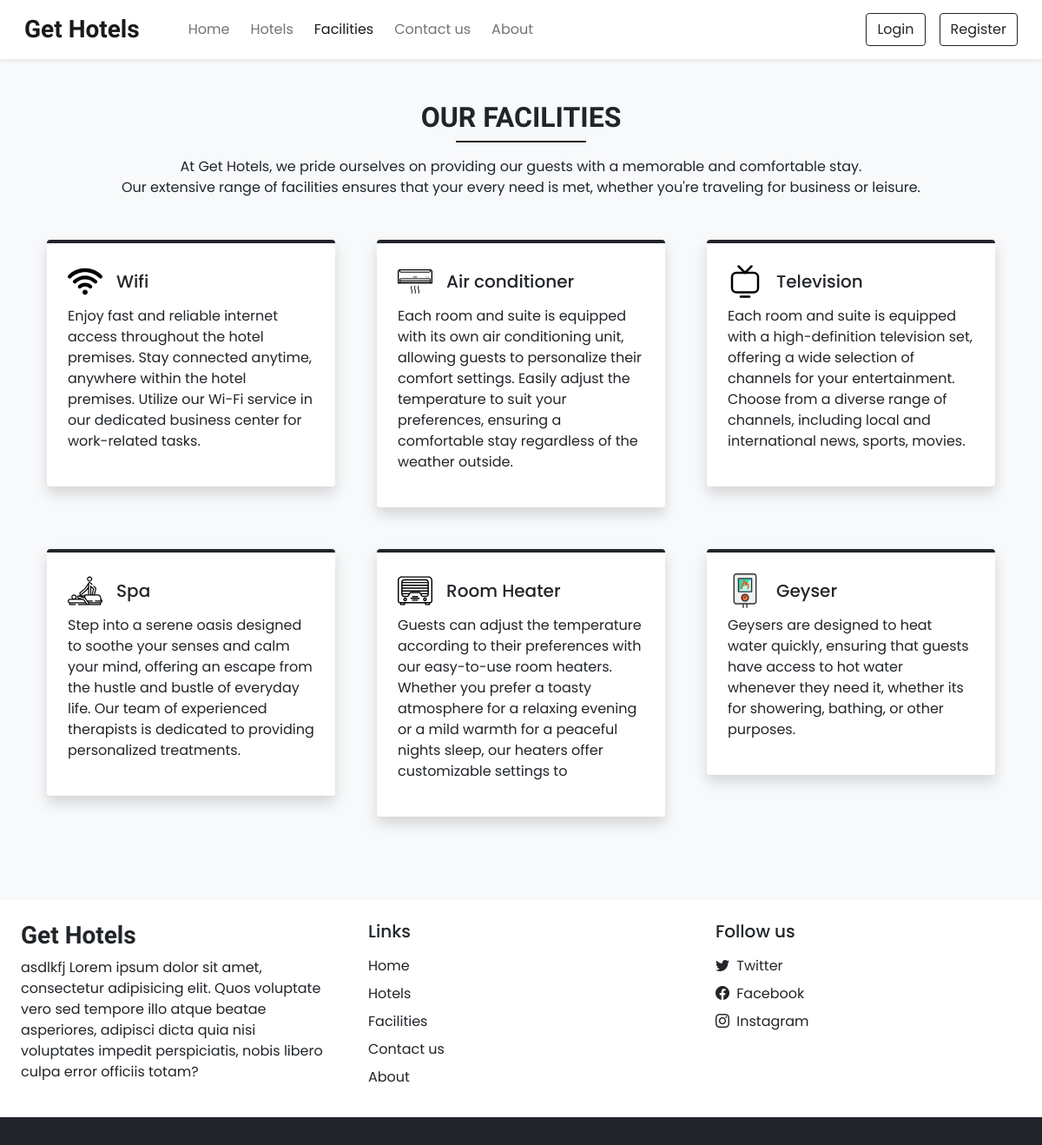
/facilities.php, run on an earlier commit of the app's database.
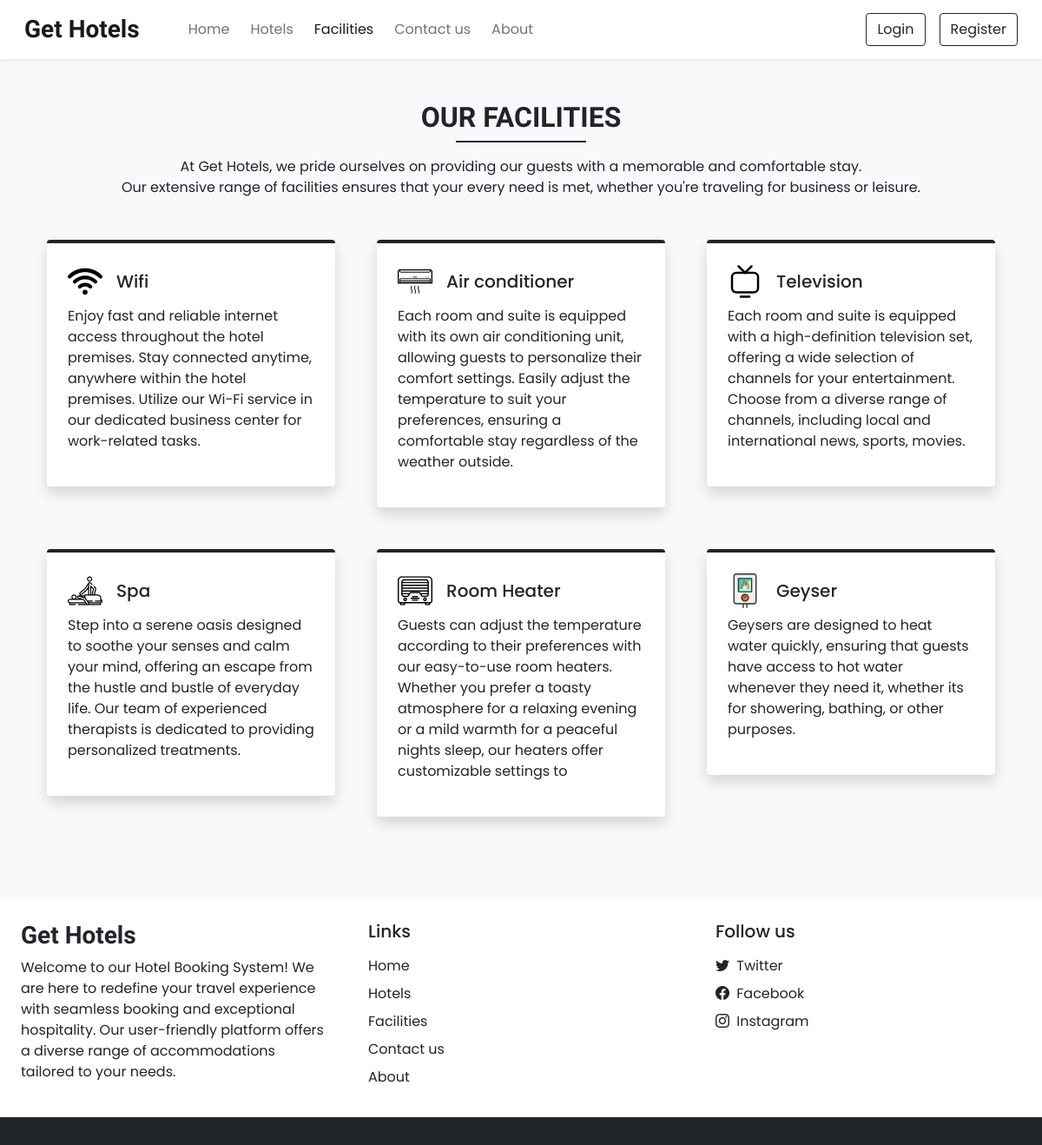
And on a later commit of the database.
### tables this page shows
CREATE TABLE `settings` (
  `sr_no` int(11) NOT NULL,
  `site_title` varchar(50) NOT NULL,
  `site_about` varchar(250) NOT NULL,
  `shutdown` tinyint(1) NOT NULL
);

### admin/inc/db_config.php (called while the page is built, shortened)
<?php
  function select($sql,$values,$datatypes)
  {
    $con = $GLOBALS['con'];
    if($stmt = mysqli_prepare($con,$sql))
    {
      mysqli_stmt_bind_param($stmt,$datatypes,...$values);
      if(mysqli_stmt_execute($stmt)){
        $res = mysqli_stmt_get_result($stmt);
        return $res;
      }
      else{
        mysqli_stmt_close($stmt);
        die("Query cannot be executed - Select");
      }
    }
    else{
      die("Query cannot be prepared - Select");
    }
  }
?>

### facilities.php (the view, shortened to what the changed rows need)
<!DOCTYPE html>
<html lang="en">
<head>
  <?php require('inc/links.php'); ?>
</head>
<body class="bg-light">
  <?php require('inc/header.php'); ?>
  <div class="my-5 px-4">
    <h2 class="fw-bold h-font text-center">OUR FACILITIES</h2>
  </div>
  <?php require('inc/footer.php'); ?>
</body>
</html>

### inc/header.php (shortened to what the changed rows need)
<nav id="nav-bar" class="navbar navbar-expand-lg navbar-light bg-white px-lg-3 py-lg-2 shadow-sm sticky-top">
  <div class="container-fluid">
    <a class="navbar-brand me-5 fw-bold fs-3 h-font" href="index.php"><?php echo $settings_r['site_title'] ?></a>
    <div class="collapse navbar-collapse" id="navbarSupportedContent">
      <ul class="navbar-nav me-auto mb-2 mb-lg-0">
      </ul>
      <div class="d-flex">
      </div>
    </div>
  </div>
</nav>

### inc/footer.php (shortened to what the changed rows need)
<div class="container-fluid bg-white mt-5">
  <div class="row">
    <div class="col-lg-4 p-4">
      <h3 class="h-font fw-bold fs-3 mb-2"><?php echo $settings_r['site_title'] ?></h3>
      <p>
        <?php echo $settings_r['site_about'] ?>
      </p>
    </div>
  </div>
</div>

What changed in the data, as far as the page shows it:
changed settings "Get Hotels": site_about "asdlkfj Lorem ipsum dolor sit amet, consectetur adipisicing elit. Quos voluptate vero sed tempore illo atque beatae asperiores, adipisci dicta quia nisi voluptates impedit perspiciatis, nobis libero culpa error officiis totam?" → "Welcome to our Hotel Booking System! We are here to redefine your travel experience with seamless booking and exceptional hospitality. Our user-friendly platform offers a diverse range of accommodations tailored to your needs."
